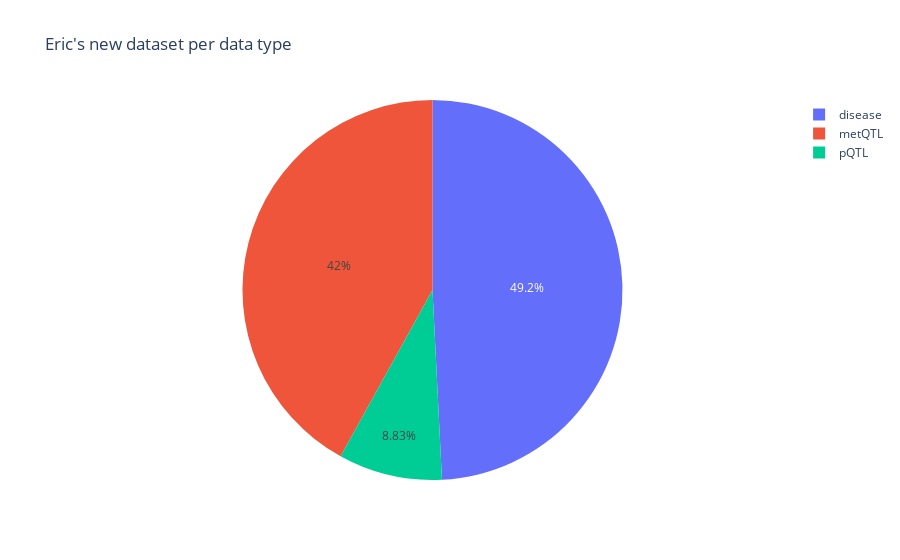

Notebook code for this chart:
### Code cell
import plotly.express as px

fig = px.pie(eric_gs.toPandas(), names='type', title="Eric's new dataset per data type")
fig.show()

### Figure 1 — Plotly figure (JSON) as saved in the notebook; plotly's stock layout.template omitted (floating-point values rounded to 4 significant figures; data arrays with more than 128 entries replaced by an {"elided": "..."} marker saying what was removed)
{"data": [{"domain": {"x": [0, 1], "y": [0, 1]}, "hovertemplate": "type=%{label}<extra></extra>", "labels": {"elided": "1008 str values"}, "legendgroup": "", "name": "", "showlegend": true, "type": "pie"}], "layout": {"legend": {"tracegroupgap": 0}, "title": {"text": "Eric's new dataset per data type"}}}
